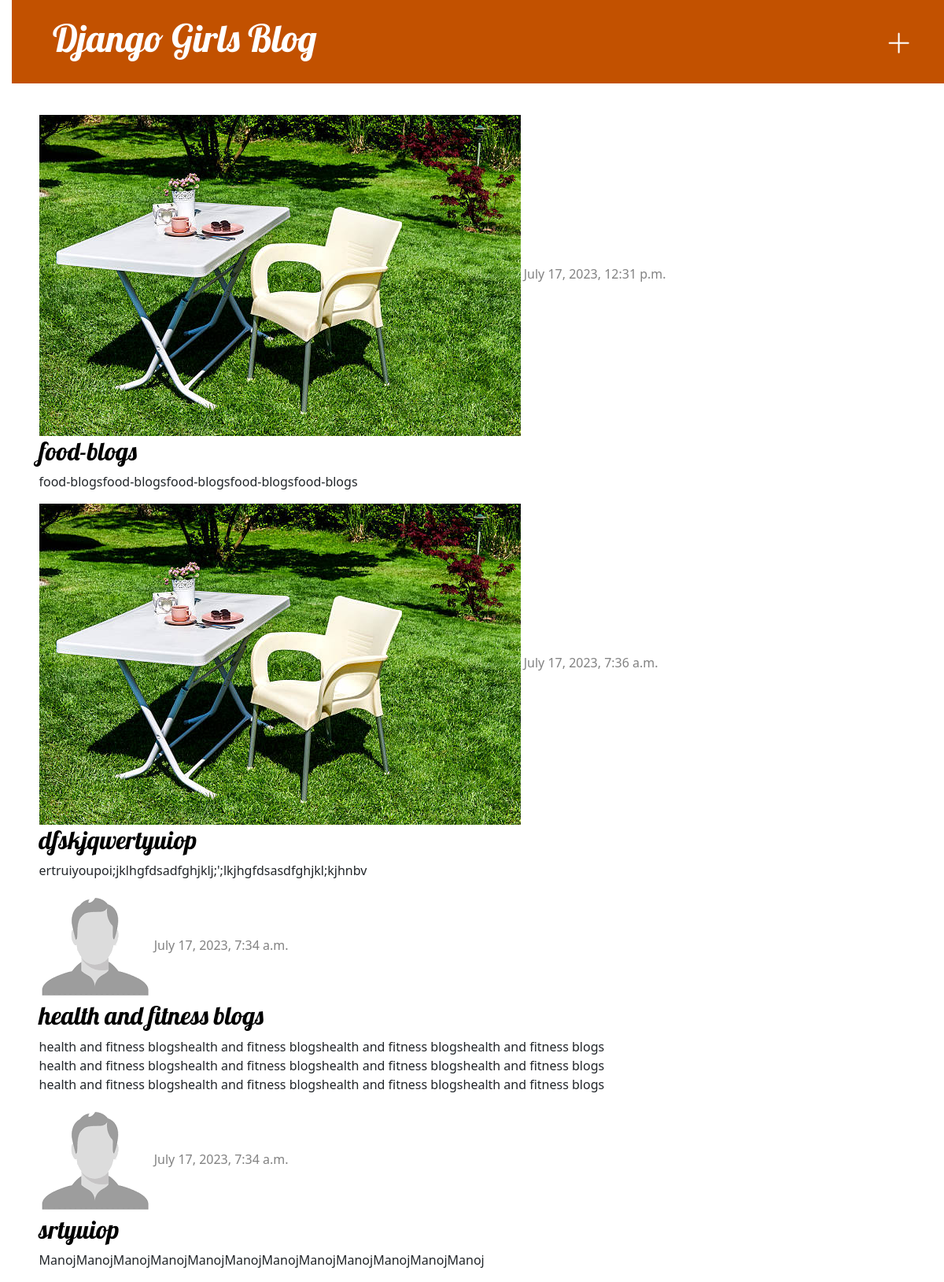
The page / on the database its author committed.
### djangogirls/models.py (models this page shows)
class Post(models.Model):
    author = models.ForeignKey(settings.AUTH_USER_MODEL, on_delete=models.CASCADE)
    slug = models.SlugField(max_length=200, unique=True)
    title = models.CharField(max_length=200)
    text = models.TextField()
    image = models.ImageField(upload_to = 'postimg/', blank=True)
    category = models.ForeignKey(Category, null=True, on_delete=models.SET_NULL)
    tags = models.ManyToManyField(Tags)
    created_date = models.DateTimeField(default=timezone.now)
    published_date = models.DateTimeField(auto_now_add = True)

### djangogirls/views.py (the view)
# urls.py: path('', post_list, name='post_list'),
def post_list(request):
    posts = Post.objects.all().order_by('-published_date')
    tags = Tags.objects.all()
    return render(request, 'djangogirls/post_list.html', {'posts':posts, 'tags':tags})

### djangogirls/templates/djangogirls/post_list.html
{% extends 'djangogirls/base.html' %}
{% load static %}
{% block content %}
    {% for post in posts %}
        <article class="post">
            <img src="{{post.image.url}}" alt="pic">
            <time class="date">
                {{ post.published_date }}
            </time>
            <h2><a href="{% url 'post_detail' slug=post.slug %}">{{ post.title }}</a></h2>
            <p>{{ post.text|linebreaksbr }}</p>
        </article>
    {% endfor %}
{% endblock %}

### djangogirls/templates/djangogirls/base.html (shortened to what this page needs)
{% load static %}
<!DOCTYPE html>
<html lang="en">
<head>
    <link rel="stylesheet" href="https://cdn.jsdelivr.net/npm/bootstrap-icons@1.10.5/font/bootstrap-icons.css">
    <link rel="stylesheet" href="https://cdn.jsdelivr.net/npm/bootstrap@5.1.3/dist/css/bootstrap.min.css"
>
    <link rel="stylesheet" href="{% static '/css/djangogirls.css' %}">
</head>
<body>
    <header class="page-header">
        <div class="container d-flex">
                <h1><a href="/">Django Girls Blog<a></h1>
        </div>
        <a href="{% url 'post_new' %}" class="top-menu">
            <i class="bi bi-plus-lg"></i>
        </a>
    </header>
    <main class="container">
        <div class="row">
            <div class="col">
                {% block content %}
                {% endblock %}
            </div>
        </div>
    </main>
</body>
</html>

### djangogirls/static/css/djangogirls.css (style rules this page uses)
body { padding-left: 15px; }
.page-header { background-color: #C25100; margin-top: 0; margin-bottom: 40px; padding: 20px 20px 20px 40px; }
.page-header h1, .page-header h1 a, .page-header h1 a:visited, .page-header h1 a:active { color: #ffffff; font-size: 36pt; text-decoration: none; }
article h2 a { text-decoration: none; color: #000000; }
h1, h2, h3, h4 { font-family: 'Lobster', cursive; }
.date { color: #828282; }
.page-header .top-menu i { position: relative; top: -57px; }
.top-menu, .top-menu:hover, .top-menu:visited { color: #ffffff; float: right; font-size: 26pt; margin-right: 20px; }

### rows shown on the page
Post: image (picture), published_date "July 17, 2023, 12:31 p.m.", title "food-blogs", text "food-blogsfood-blogsfood-blogsfood-blogsfood-blogs"
Post: image (picture), published_date "July 17, 2023, 7:36 a.m.", title "dfskjqwertyuiop", text "ertruiyoupoi;jklhgfdsadfghjklj;';lkjhgfdsasdfghjkl;kjhnbv"
Post: image (picture), published_date "July 17, 2023, 7:34 a.m.", title "health and fitness blogs", text "health and fitness blogshealth and fitness blogshealth and fitness blogshealth and fitness blogs health and fitness blogshealth and fitness blogshealth and fitness blogshealth and fitness blogs health and fitness blogshealth and fitness blogshealth and fitness blogshealth and fitness blogs"
Post: image (picture), published_date "July 17, 2023, 7:34 a.m.", title "srtyuiop", text "ManojManojManojManojManojManojManojManojManojManojManojManoj"
